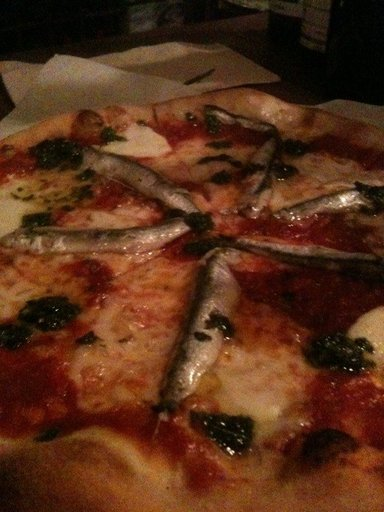
#> input picture evaluate/images/12301.jpg, 384 x 512 px
$ python -i histogram_equalization.py   (imports and definitions only)
#> lines starting #> are read from the running program, lines starting #| are printed output that depends on the picture
import cv2
import numpy as np
from PIL import Image

class HistogramEqualization:
    """
    Histogram Equalization on the V channel of HSV image.
    Based on FoodNet paper.
    """

    def __call__(self, image: Image.Image):
        # PIL -> Numpy
        image = np.array(image)

        # RGB -> HSV
        hsv = cv2.cvtColor(image, cv2.COLOR_RGB2HSV)
#> hsv: shape (512, 384, 3); mean H, S, V 13.8, 190.2, 87.5

        # Equalization only Value channel
        hsv[:, :, 2] = cv2.equalizeHist(hsv[:, :, 2])
#> hsv: shape (512, 384, 3); mean H, S, V 13.8, 190.2, 128.2

        # HSV -> RGB
        rgb = cv2.cvtColor(hsv, cv2.COLOR_HSV2RGB)
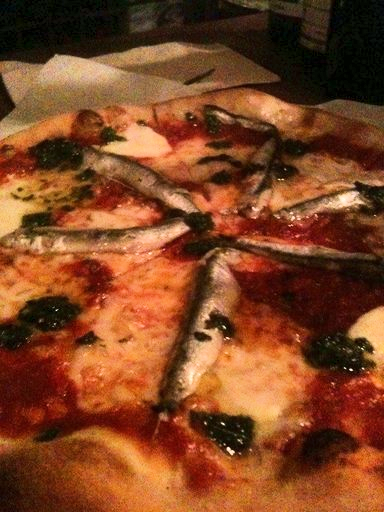
#> rgb: shape (512, 384, 3); mean R, G, B 128, 68.8, 35.6

        return Image.fromarray(rgb)

>>> import cv2
>>> picture = cv2.cvtColor(cv2.imread('../evaluate/images/12301.jpg'), cv2.COLOR_BGR2RGB)
>>> result = HistogramEqualization()(picture)

$ run again, on evaluate/images/170385.jpg
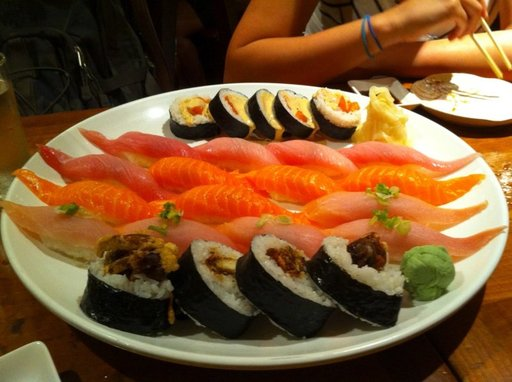
#> input picture evaluate/images/170385.jpg, 512 x 382 px
#> in __call__, `rgb = cv2.cvtColor(hsv, cv2.COLOR_HSV2RGB)`:
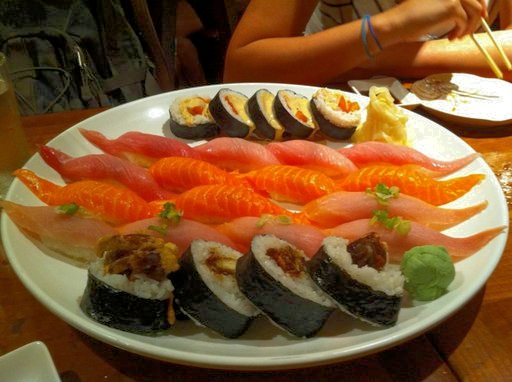
#> rgb: shape (382, 512, 3); mean R, G, B 127.5, 85.6, 46.8

$ run again, on evaluate/images/176508.jpg
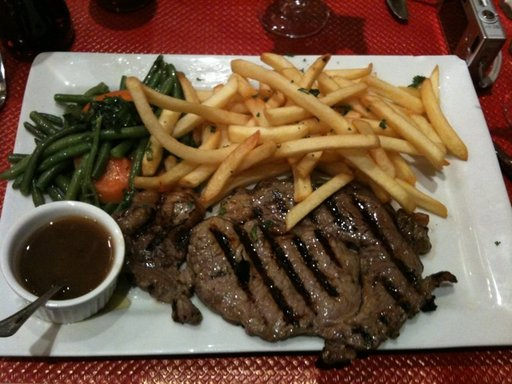
#> input picture evaluate/images/176508.jpg, 512 x 384 px
#> in __call__, `rgb = cv2.cvtColor(hsv, cv2.COLOR_HSV2RGB)`:
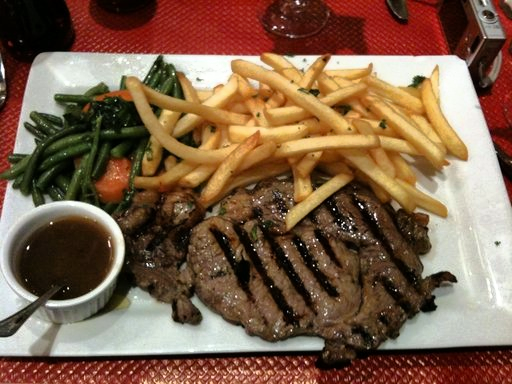
#> rgb: shape (384, 512, 3); mean R, G, B 126.6, 96.8, 73.9
